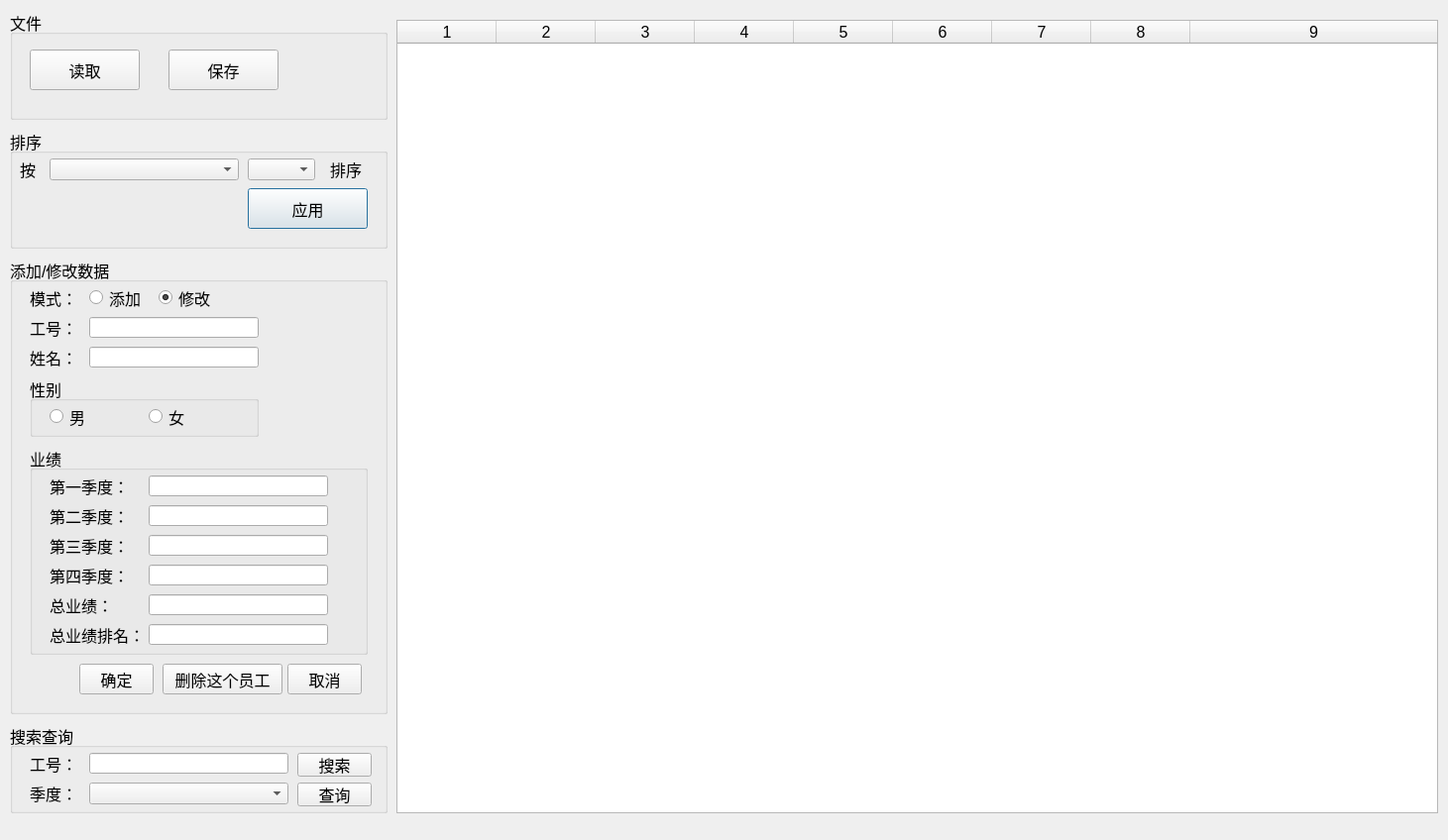
<?xml version="1.0" encoding="UTF-8"?>
<ui version="4.0">
 <class>Form</class>
 <widget class="QDialog" name="Form">
  <property name="geometry">
   <rect>
    <x>0</x>
    <y>0</y>
    <width>1461</width>
    <height>848</height>
   </rect>
  </property>
  <property name="windowTitle">
   <string>员工业绩管理</string>
  </property>
  <widget class="QTableWidget" name="main_table">
   <property name="geometry">
    <rect>
     <x>400</x>
     <y>20</y>
     <width>1051</width>
     <height>801</height>
    </rect>
   </property>
   <property name="font">
    <font>
     <pointsize>12</pointsize>
    </font>
   </property>
   <property name="rowCount">
    <number>0</number>
   </property>
   <property name="columnCount">
    <number>9</number>
   </property>
   <attribute name="horizontalHeaderVisible">
    <bool>true</bool>
   </attribute>
   <attribute name="horizontalHeaderCascadingSectionResizes">
    <bool>true</bool>
   </attribute>
   <attribute name="horizontalHeaderDefaultSectionSize">
    <number>100</number>
   </attribute>
   <attribute name="horizontalHeaderStretchLastSection">
    <bool>true</bool>
   </attribute>
   <attribute name="verticalHeaderVisible">
    <bool>true</bool>
   </attribute>
   <column/>
   <column/>
   <column/>
   <column/>
   <column/>
   <column/>
   <column/>
   <column/>
   <column/>
  </widget>
  <widget class="QGroupBox" name="sort_control_groupbox">
   <property name="geometry">
    <rect>
     <x>10</x>
     <y>130</y>
     <width>381</width>
     <height>121</height>
    </rect>
   </property>
   <property name="font">
    <font>
     <pointsize>12</pointsize>
    </font>
   </property>
   <property name="title">
    <string>排序</string>
   </property>
   <widget class="QComboBox" name="sort_ref_combobox">
    <property name="geometry">
     <rect>
      <x>40</x>
      <y>30</y>
      <width>191</width>
      <height>22</height>
     </rect>
    </property>
   </widget>
   <widget class="QLabel" name="label_4">
    <property name="geometry">
     <rect>
      <x>10</x>
      <y>30</y>
      <width>31</width>
      <height>21</height>
     </rect>
    </property>
    <property name="font">
     <font>
      <pointsize>12</pointsize>
     </font>
    </property>
    <property name="text">
     <string>按</string>
    </property>
   </widget>
   <widget class="QComboBox" name="sort_mode_combobox">
    <property name="geometry">
     <rect>
      <x>240</x>
      <y>30</y>
      <width>68</width>
      <height>22</height>
     </rect>
    </property>
   </widget>
   <widget class="QLabel" name="label_5">
    <property name="geometry">
     <rect>
      <x>323</x>
      <y>30</y>
      <width>41</width>
      <height>21</height>
     </rect>
    </property>
    <property name="font">
     <font>
      <pointsize>12</pointsize>
     </font>
    </property>
    <property name="text">
     <string>排序</string>
    </property>
   </widget>
   <widget class="QPushButton" name="sort_enter_btn">
    <property name="geometry">
     <rect>
      <x>240</x>
      <y>60</y>
      <width>121</width>
      <height>41</height>
     </rect>
    </property>
    <property name="text">
     <string>应用</string>
    </property>
   </widget>
  </widget>
  <widget class="QGroupBox" name="file_groupbox">
   <property name="geometry">
    <rect>
     <x>10</x>
     <y>10</y>
     <width>381</width>
     <height>111</height>
    </rect>
   </property>
   <property name="font">
    <font>
     <pointsize>12</pointsize>
    </font>
   </property>
   <property name="title">
    <string>文件</string>
   </property>
   <widget class="QPushButton" name="readfile_btn">
    <property name="geometry">
     <rect>
      <x>20</x>
      <y>40</y>
      <width>111</width>
      <height>41</height>
     </rect>
    </property>
    <property name="font">
     <font>
      <pointsize>12</pointsize>
     </font>
    </property>
    <property name="text">
     <string>读取</string>
    </property>
   </widget>
   <widget class="QPushButton" name="savefile_btn">
    <property name="geometry">
     <rect>
      <x>160</x>
      <y>40</y>
      <width>111</width>
      <height>41</height>
     </rect>
    </property>
    <property name="font">
     <font>
      <pointsize>12</pointsize>
     </font>
    </property>
    <property name="text">
     <string>保存</string>
    </property>
   </widget>
  </widget>
  <widget class="QGroupBox" name="data_groupbox">
   <property name="geometry">
    <rect>
     <x>10</x>
     <y>260</y>
     <width>381</width>
     <height>461</height>
    </rect>
   </property>
   <property name="font">
    <font>
     <pointsize>12</pointsize>
    </font>
   </property>
   <property name="title">
    <string>添加/修改数据</string>
   </property>
   <widget class="QLabel" name="label_6">
    <property name="geometry">
     <rect>
      <x>20</x>
      <y>30</y>
      <width>54</width>
      <height>21</height>
     </rect>
    </property>
    <property name="text">
     <string>模式：</string>
    </property>
   </widget>
   <widget class="QLabel" name="label_7">
    <property name="geometry">
     <rect>
      <x>20</x>
      <y>60</y>
      <width>54</width>
      <height>21</height>
     </rect>
    </property>
    <property name="text">
     <string>工号：</string>
    </property>
   </widget>
   <widget class="QLabel" name="label_8">
    <property name="geometry">
     <rect>
      <x>20</x>
      <y>90</y>
      <width>54</width>
      <height>21</height>
     </rect>
    </property>
    <property name="text">
     <string>姓名：</string>
    </property>
   </widget>
   <widget class="QRadioButton" name="mode_add_radiobtn">
    <property name="geometry">
     <rect>
      <x>80</x>
      <y>30</y>
      <width>61</width>
      <height>21</height>
     </rect>
    </property>
    <property name="text">
     <string>添加</string>
    </property>
   </widget>
   <widget class="QRadioButton" name="mode_edit_radiobtn">
    <property name="geometry">
     <rect>
      <x>150</x>
      <y>30</y>
      <width>61</width>
      <height>21</height>
     </rect>
    </property>
    <property name="text">
     <string>修改</string>
    </property>
    <property name="checked">
     <bool>true</bool>
    </property>
   </widget>
   <widget class="QGroupBox" name="groupBox_2">
    <property name="geometry">
     <rect>
      <x>20</x>
      <y>190</y>
      <width>341</width>
      <height>211</height>
     </rect>
    </property>
    <property name="title">
     <string>业绩</string>
    </property>
    <widget class="QLabel" name="label_10">
     <property name="geometry">
      <rect>
       <x>20</x>
       <y>30</y>
       <width>111</width>
       <height>21</height>
      </rect>
     </property>
     <property name="text">
      <string>第一季度：</string>
     </property>
    </widget>
    <widget class="QLabel" name="label_11">
     <property name="geometry">
      <rect>
       <x>20</x>
       <y>60</y>
       <width>111</width>
       <height>21</height>
      </rect>
     </property>
     <property name="text">
      <string>第二季度：</string>
     </property>
    </widget>
    <widget class="QLabel" name="label_12">
     <property name="geometry">
      <rect>
       <x>20</x>
       <y>90</y>
       <width>111</width>
       <height>21</height>
      </rect>
     </property>
     <property name="text">
      <string>第三季度：</string>
     </property>
    </widget>
    <widget class="QLabel" name="label_13">
     <property name="geometry">
      <rect>
       <x>20</x>
       <y>120</y>
       <width>111</width>
       <height>21</height>
      </rect>
     </property>
     <property name="text">
      <string>第四季度：</string>
     </property>
    </widget>
    <widget class="QLabel" name="label_14">
     <property name="geometry">
      <rect>
       <x>20</x>
       <y>150</y>
       <width>111</width>
       <height>21</height>
      </rect>
     </property>
     <property name="text">
      <string>总业绩：</string>
     </property>
    </widget>
    <widget class="QLabel" name="label_15">
     <property name="geometry">
      <rect>
       <x>20</x>
       <y>180</y>
       <width>111</width>
       <height>21</height>
      </rect>
     </property>
     <property name="text">
      <string>总业绩排名：</string>
     </property>
    </widget>
    <widget class="QLineEdit" name="quarter1_perf_edit">
     <property name="geometry">
      <rect>
       <x>120</x>
       <y>30</y>
       <width>181</width>
       <height>21</height>
      </rect>
     </property>
    </widget>
    <widget class="QLineEdit" name="quarter2_perf_edit">
     <property name="geometry">
      <rect>
       <x>120</x>
       <y>60</y>
       <width>181</width>
       <height>21</height>
      </rect>
     </property>
     <property name="readOnly">
      <bool>false</bool>
     </property>
    </widget>
    <widget class="QLineEdit" name="quarter3_perf_edit">
     <property name="geometry">
      <rect>
       <x>120</x>
       <y>90</y>
       <width>181</width>
       <height>21</height>
      </rect>
     </property>
     <property name="readOnly">
      <bool>false</bool>
     </property>
    </widget>
    <widget class="QLineEdit" name="quarter4_perf_edit">
     <property name="geometry">
      <rect>
       <x>120</x>
       <y>120</y>
       <width>181</width>
       <height>21</height>
      </rect>
     </property>
     <property name="readOnly">
      <bool>false</bool>
     </property>
    </widget>
    <widget class="QLineEdit" name="all_perf_edit">
     <property name="geometry">
      <rect>
       <x>120</x>
       <y>150</y>
       <width>181</width>
       <height>21</height>
      </rect>
     </property>
     <property name="readOnly">
      <bool>true</bool>
     </property>
    </widget>
    <widget class="QLineEdit" name="all_perf_rank_edit">
     <property name="geometry">
      <rect>
       <x>120</x>
       <y>180</y>
       <width>181</width>
       <height>21</height>
      </rect>
     </property>
     <property name="readOnly">
      <bool>true</bool>
     </property>
    </widget>
   </widget>
   <widget class="QLineEdit" name="id_edit">
    <property name="geometry">
     <rect>
      <x>80</x>
      <y>60</y>
      <width>171</width>
      <height>21</height>
     </rect>
    </property>
   </widget>
   <widget class="QLineEdit" name="name_edit">
    <property name="geometry">
     <rect>
      <x>80</x>
      <y>90</y>
      <width>171</width>
      <height>21</height>
     </rect>
    </property>
   </widget>
   <widget class="QPushButton" name="edit_enter_btn">
    <property name="geometry">
     <rect>
      <x>70</x>
      <y>410</y>
      <width>75</width>
      <height>31</height>
     </rect>
    </property>
    <property name="text">
     <string>确定</string>
    </property>
   </widget>
   <widget class="QPushButton" name="edit_del_btn">
    <property name="geometry">
     <rect>
      <x>154</x>
      <y>410</y>
      <width>121</width>
      <height>31</height>
     </rect>
    </property>
    <property name="text">
     <string>删除这个员工</string>
    </property>
   </widget>
   <widget class="QPushButton" name="edit_cancel_btn">
    <property name="geometry">
     <rect>
      <x>280</x>
      <y>410</y>
      <width>75</width>
      <height>31</height>
     </rect>
    </property>
    <property name="text">
     <string>取消</string>
    </property>
   </widget>
   <widget class="QGroupBox" name="gender_groupbox">
    <property name="geometry">
     <rect>
      <x>20</x>
      <y>120</y>
      <width>231</width>
      <height>61</height>
     </rect>
    </property>
    <property name="title">
     <string>性别</string>
    </property>
    <widget class="QRadioButton" name="male_radiobtn">
     <property name="geometry">
      <rect>
       <x>20</x>
       <y>30</y>
       <width>61</width>
       <height>21</height>
      </rect>
     </property>
     <property name="text">
      <string>男</string>
     </property>
    </widget>
    <widget class="QRadioButton" name="female_radiobtn">
     <property name="geometry">
      <rect>
       <x>120</x>
       <y>30</y>
       <width>61</width>
       <height>21</height>
      </rect>
     </property>
     <property name="text">
      <string>女</string>
     </property>
    </widget>
   </widget>
  </widget>
  <widget class="QGroupBox" name="search_groupbox">
   <property name="geometry">
    <rect>
     <x>10</x>
     <y>730</y>
     <width>381</width>
     <height>91</height>
    </rect>
   </property>
   <property name="font">
    <font>
     <pointsize>12</pointsize>
    </font>
   </property>
   <property name="title">
    <string>搜索查询</string>
   </property>
   <widget class="QLabel" name="label">
    <property name="geometry">
     <rect>
      <x>20</x>
      <y>30</y>
      <width>61</width>
      <height>21</height>
     </rect>
    </property>
    <property name="text">
     <string>工号：</string>
    </property>
   </widget>
   <widget class="QLabel" name="label_2">
    <property name="geometry">
     <rect>
      <x>20</x>
      <y>60</y>
      <width>61</width>
      <height>21</height>
     </rect>
    </property>
    <property name="text">
     <string>季度：</string>
    </property>
   </widget>
   <widget class="QLineEdit" name="id_search_edit">
    <property name="geometry">
     <rect>
      <x>80</x>
      <y>30</y>
      <width>201</width>
      <height>21</height>
     </rect>
    </property>
   </widget>
   <widget class="QPushButton" name="search_id_btn">
    <property name="geometry">
     <rect>
      <x>290</x>
      <y>30</y>
      <width>75</width>
      <height>24</height>
     </rect>
    </property>
    <property name="text">
     <string>搜索</string>
    </property>
   </widget>
   <widget class="QComboBox" name="quarter_select_combobox">
    <property name="geometry">
     <rect>
      <x>80</x>
      <y>60</y>
      <width>201</width>
      <height>22</height>
     </rect>
    </property>
   </widget>
   <widget class="QPushButton" name="query_quarter_btn">
    <property name="geometry">
     <rect>
      <x>290</x>
      <y>60</y>
      <width>75</width>
      <height>24</height>
     </rect>
    </property>
    <property name="text">
     <string>查询</string>
    </property>
   </widget>
  </widget>
 </widget>
 <resources/>
 <connections/>
</ui>
